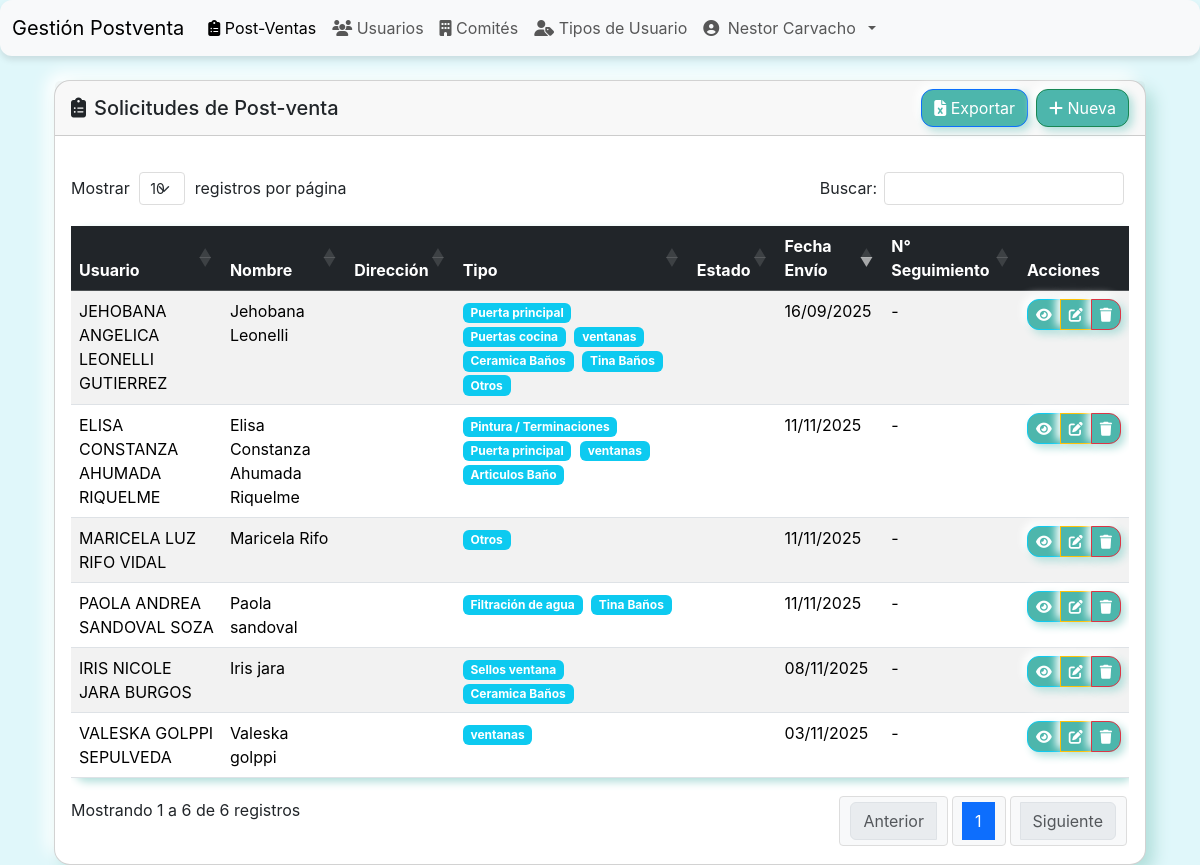
Page / (signed in) on the earlier database version.
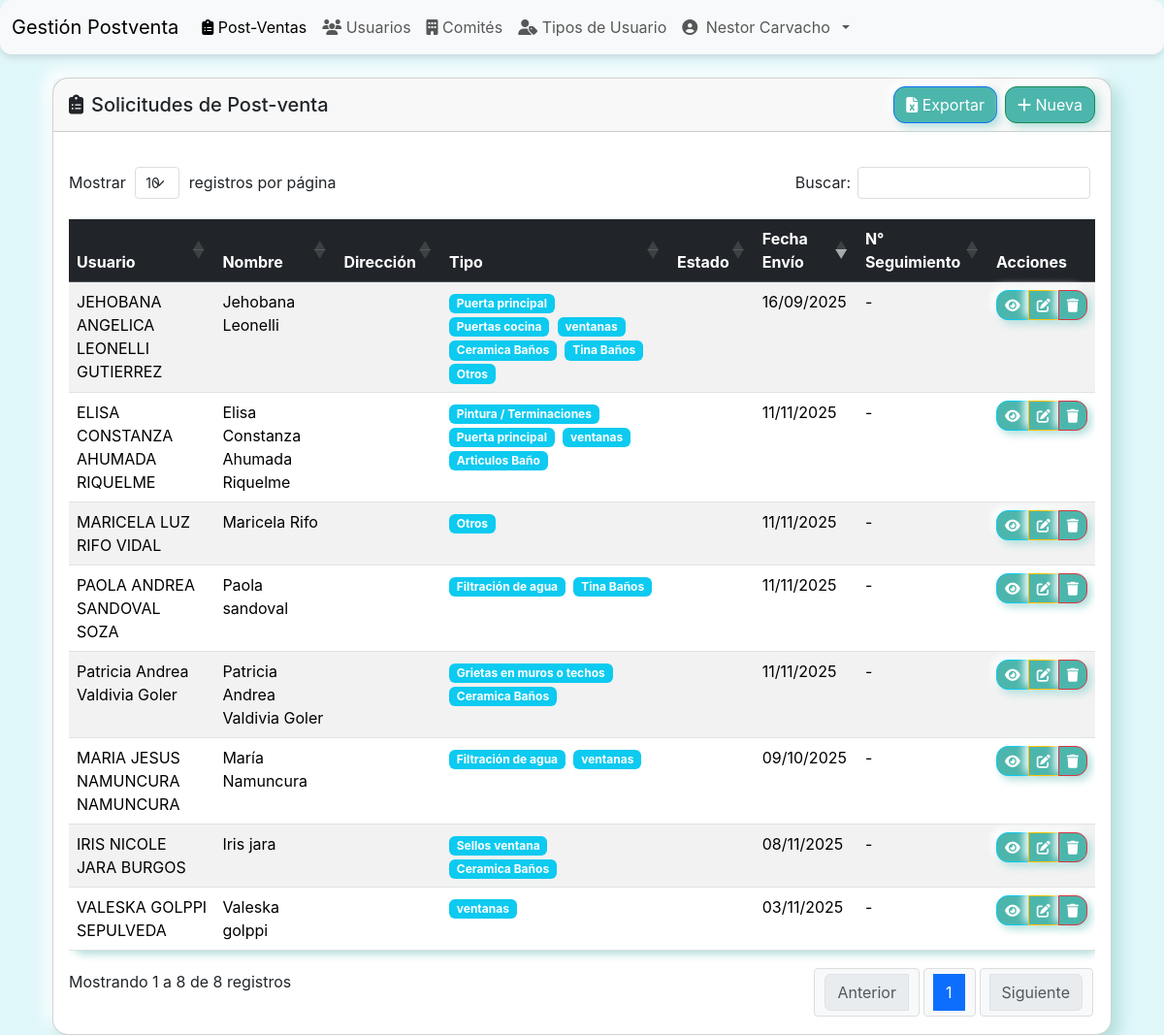
Same page on the later database version.
### postventa/models.py (models this page shows, shortened)
class PostVenta(models.Model):
    TIPO_POSTVENTA_CHOICES = [
        ('calefont', 'Calefont'),
        ('filtracion', 'Filtración de agua'),
        ('iluminaria', 'Iluminaria / Electricidad'),
        ('grietas', 'Grietas en muros o techos'),
        ('pintura', 'Pintura / Terminaciones'),
        ('puertas', 'Puertas o ventanas'),
        ('carpinteria', 'Carpintería / Muebles'),
        ('vidrios', 'Vidrios / Aluminio'),
        ('banio_cocina', 'Baños y cocina'),
    ]
    ESTADO_CHOICES = [
        ('abierto', 'Abierto'),
        ('en_curso', 'En curso'),
        ('falta_material', 'Falta material'),
        ('cerrado', 'Cerrado'),
    ]
    usuario = models.ForeignKey(User, on_delete=models.CASCADE)
    nombre_remitente = models.CharField(max_length=255)
    direccion_vivienda = models.CharField(max_length=255)
    numero_contacto = models.CharField(max_length=15)
    tipo_postventa = models.ManyToManyField('TipoPostVenta')
    estado = models.CharField(max_length=20, choices=ESTADO_CHOICES, default='abierto')
    fecha_envio_correo = models.DateField(default=timezone.now)
    numero_seguimiento = models.CharField(max_length=50, blank=True, null=True)
    observaciones = models.TextField(blank=True, null=True)
    comentarios = models.TextField(blank=True, null=True)
    fecha_cierre = models.DateField(blank=True, null=True)

class TipoPostVenta(models.Model):
    nombre = models.CharField(max_length=50)

### postventa/views.py (the view)
# urls.py: path('', PostVentaListView.as_view(), name='list'),
@method_decorator(login_required, name='dispatch')
class PostVentaListView(ListView):
    model = PostVenta
    template_name = 'postventa/postventa_list.html'
    context_object_name = 'postventas'
    paginate_by = 10
    def get_context_data(self, **kwargs):
        context = super().get_context_data(**kwargs)
        context['form'] = PostVentaForm()
        user = self.request.user
        context['user_permissions'] = {
            'puede_crear': self._user_can_create(),
            'puede_ver_todas': self._user_can_view_all(),
            'puede_editar_todas': self._user_can_edit_all(),
            'puede_eliminar_todas': self._user_can_delete_all(),
            'puede_editar_propias': self._user_can_edit_own(),
            'puede_eliminar_propias': self._user_can_delete_own(),
            'puede_exportar': self._user_can_export(),
        }
        return context
    def get_queryset(self):
        user = self.request.user
        if self._user_can_view_all():
            return PostVenta.objects.all().select_related('usuario', 'usuario__comite')
        return PostVenta.objects.filter(usuario=user).select_related('usuario', 'usuario__comite')
    def _user_can_view_all(self):
        user = self.request.user
        if user.is_superuser or user.is_staff:
            return True
        if hasattr(user, 'tipo_usuario') and user.tipo_usuario:
            return user.tipo_usuario.puede_ver_todas_postventas
        return False
    def _user_can_create(self):
        user = self.request.user
        if user.is_superuser or user.is_staff:
            return True
        if hasattr(user, 'tipo_usuario') and user.tipo_usuario:
            return user.tipo_usuario.puede_crear_postventa
        return True  # Por defecto pueden crear
    def _user_can_edit_all(self):
        user = self.request.user
        if user.is_superuser or user.is_staff:
            return True
        if hasattr(user, 'tipo_usuario') and user.tipo_usuario:
            return user.tipo_usuario.puede_editar_todas_postventas
        return False
    def _user_can_delete_all(self):
        user = self.request.user
        if user.is_superuser or user.is_staff:
            return True
        if hasattr(user, 'tipo_usuario') and user.tipo_usuario:
            return user.tipo_usuario.puede_eliminar_todas_postventas
        return False
    def _user_can_edit_own(self):
        user = self.request.user
        if user.is_superuser or user.is_staff:
            return True
        if hasattr(user, 'tipo_usuario') and user.tipo_usuario:
            return user.tipo_usuario.puede_editar_propias_postventas
        return True  # Por defecto pueden editar las propias
    def _user_can_delete_own(self):
        user = self.request.user
        if user.is_superuser or user.is_staff:
            return True
        if hasattr(user, 'tipo_usuario') and user.tipo_usuario:
            return user.tipo_usuario.puede_eliminar_propias_postventas
        return True  # Por defecto pueden eliminar las propias
    def _user_can_export(self):
        user = self.request.user
        if not user.is_authenticated:
            return False
        if user.is_superuser or user.is_staff:
            return True
        if hasattr(user, 'tipo_usuario') and user.tipo_usuario:
            return user.tipo_usuario.nivel_acceso in ['revisor', 'administrador']
        return False

### postventa/templates/postventa/postventa_list.html (shortened to what the changed rows need)
{% extends 'base.html' %}
{% block content %}
<div class="container-fluid mt-4">
    <div class="row">
        <div class="col-12">
            <div class="card">
                <div class="card-body">
                    <div class="table-responsive">
                        <table id="postventasTable" class="table table-striped table-hover">
                            <thead class="table-dark">
                                <tr>
                                    <th>Usuario</th>
                                    <th>Nombre</th>
                                    <th>Dirección</th>
                                    <th>Tipo</th>
                                    <th>Estado</th>
                                    <th>Fecha Envío</th>
                                    <th>N° Seguimiento</th>
                                    <th>Acciones</th>
                                </tr>
                            </thead>
                            <tbody>
                                {% for postventa in postventas %}
                                <tr>
                                    <td>{{ postventa.usuario.get_full_name|default:postventa.usuario.username }}</td>
                                    <td>{{ postventa.nombre_remitente }}</td>
                                    <td>{{ postventa.direccion_destinatario|truncatechars:30 }}</td>
                                    <td>
                                        {% for tipo in postventa.tipo_postventa.all %}
                                            <span class="badge bg-info me-1">{{ tipo.nombre }}</span>
                                        {% endfor %}
                                    </td>
                                    <td>
                                    </td>
                                    <td>{{ postventa.fecha_envio_correo|date:"d/m/Y" }}</td>
                                    <td>{{ postventa.numero_seguimiento|default:"-" }}</td>
                                    <td>
                                        <div class="btn-group" role="group">
                                            <button type="button" class="btn btn-info btn-sm"
                                                    data-bs-toggle="modal"
                                                    data-bs-target="#modalDetalle{{ postventa.id }}"
                                                    title="Ver detalles">
                                                <i class="fas fa-eye"></i>
                                            </button>
                                            {% if user_permissions.puede_editar_todas or postventa.usuario == request.user %}
                                                {% if user_permissions.puede_editar_todas or user_permissions.puede_editar_propias %}
                                                    <a href="{% url 'postventa:update' postventa.id %}"
                                                       class="btn btn-warning btn-sm" title="Editar">
                                                        <i class="fas fa-edit"></i>
                                                    </a>
                                                {% endif %}
                                            {% endif %}
                                            {% if user_permissions.puede_eliminar_todas or postventa.usuario == request.user %}
                                                {% if user_permissions.puede_eliminar_todas or user_permissions.puede_eliminar_propias %}
                                                    <a href="{% url 'postventa:delete' postventa.id %}"
                                                       class="btn btn-danger btn-sm" title="Eliminar">
                                                        <i class="fas fa-trash"></i>
                                                    </a>
                                                {% endif %}
                                            {% endif %}
                                        </div>
                                    </td>
                                </tr>
                                {% endfor %}
                            </tbody>
                        </table>
                    </div>
                </div>
            </div>
        </div>
    </div>
</div>
{% endblock %}

Differences in the rows shown:
added PostVenta: usuario.get_full_name "MARIA JESUS NAMUNCURA NAMUNCURA", nombre_remitente "María Namuncura", fecha_envio_correo "09/10/2025", numero_seguimiento "-", TipoPostVenta (nombre "Filtración de agua"), TipoPostVenta (nombre "ventanas")
added PostVenta: usuario.get_full_name "Patricia Andrea Valdivia Goler", nombre_remitente "Patricia Andrea Valdivia Goler", fecha_envio_correo "11/11/2025", numero_seguimiento "-", TipoPostVenta (nombre "Ceramica Baños")
now on this page (row unchanged): TipoPostVenta: nombre "Grietas en muros o techos", shown under "Patricia Andrea Valdivia Goler"
Other differences:
text written by a page script: "Mostrar registros por página Buscar: Mostrando 1 a 6 de 6 registros Anterior 1 Siguiente" → "Mostrar registros por página Buscar: Mostrando 1 a 8 de 8 registros Anterior 1 Siguiente"
